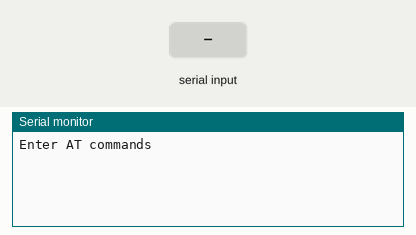
The sketch below on a simulated Arduino Uno, built with avr-gcc and run on an emulated ATmega328P. On the bench: the last lines printed to the serial monitor. The inputs (shaded band) are chosen by the test bench.

Above: at 1.2 s.
1.3 s: "1" received over the second serial link
At 2.5 s:
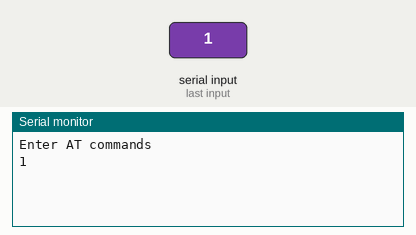
2.8 s: "0" received over the second serial link
At 3.6 s:
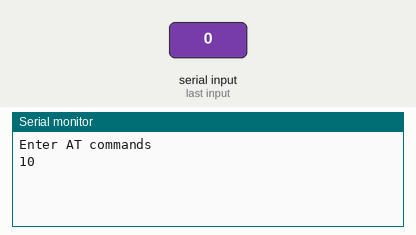

Measured:
- after the input at 1.3 s, the serial monitor: prints a new line at once (image 1)
- after the input at 2.8 s, the serial monitor: prints a new line at once (image 2)

The sketch:

sketch_may18a.ino
```cpp
#include <SoftwareSerial.h>

SoftwareSerial blueTooth(2,3); // for Neurosky
SoftwareSerial master(10,11); // for Master

// 데이터직접받는 NAME: HC-05 : 0021:09:002B85
// ESP32 : 083A,F2,AB7BAA

// MASTER ADDR : 98D3:21:F79642
// 98D3,21,F79642

// HC-06 : 98DA,60,02D21A

// Identifier : 0081:F9:08AA47
// AT Mode -> Communication Mode : 누른 상태에서 해제 후, 누르지 않은 상태에서 연결
// Communication Mode -> AT Mode : 누른 상태에서 해제 후, 누른 상태에서 연

// AT MODE 연결 방법
// AT+UART=57600,0,0
// AT+ROLE=1
// AT+PSWD=0000
// AT+CMODE=0
// AT+CLASS=0
// AT+INQM=1, 9, 48
// AT+INQ ..wait
// AT+PAIR=0081:F9:08AA47, 30
// AT+BIND=0081:F9:08AA47
// AT+LINK=0081,F9,08AA47 // -> 연결 마지막 명령어 -> 점등 2연속 3초 간

void setup()
{
  Serial.begin(38400); //for AT Mode
//  blueTooth.begin(38400);  // HC-05 default speed in AT command more
  master.begin(38400);
  Serial.println("Enter AT commands");
}

void loop()
{
  //for AT MODE
  // Keep reading from HC-05 and send to Arduino Serial Monitor
  if (master.available()){
    Serial.write(master.read());
  }

  // Keep reading from Arduino Serial Monitor and send to HC-05
  if (Serial.available())
    master.write(Serial.read());

}
```
